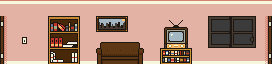

This game map was drawn from its Tiled (.tmx) file and the tilesets committed beside it. A one-line description and the trimmed map source follow:
An orthogonal 17x4 tile map with 16x16 px tiles, 1 tile layer (main) and 2 objects (2x item).

<map version="1.0" orientation="orthogonal" width="17" height="4" tilewidth="16" tileheight="16">
 <tileset firstgid="1" name="tiles" tilewidth="16" tileheight="16">
  <image source="../../../data/tiles.png" trans="000000" width="256" height="256" />
 </tileset>
 <layer name="main" width="17" height="4">
  <data>[68 cells, 68 non-empty, 36 distinct tile ids]</data>
 </layer>
 <objectgroup name="objects" width="17" height="4">
  <object type="item" x="224" y="48" width="16" height="16" />
  <object type="item" x="64" y="32" width="16" height="16" />
 </objectgroup>
</map>
